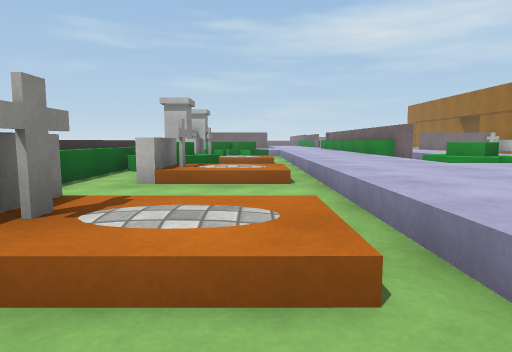
[1] (above)

24 first-person views from a walk through a 3-D level made in the Unity game engine. The camera is 0.72 m above the floor, tilts 6° down and sees 75° across. The floor is counted in squares, 1 m on a side. Each view is taken from the middle of a square. On the plan, view 1 faces up. The plan holds only what a view shows up to about 10 squares ahead; the rest is blank. The place goes on beyond the plan. The player is left out. Surface patterns are stand-ins for the level's own textures.

[2]
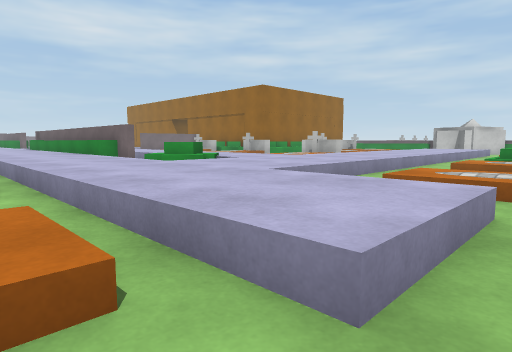

[3]
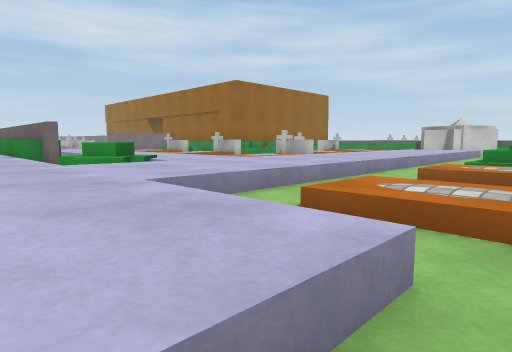

[4]
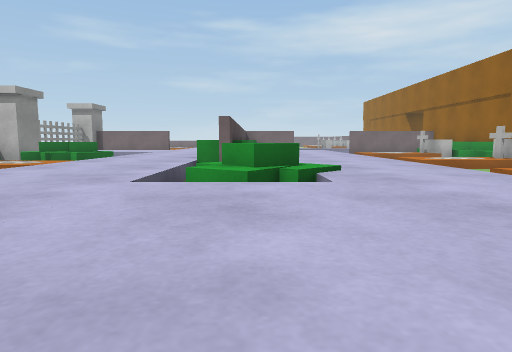

[5]
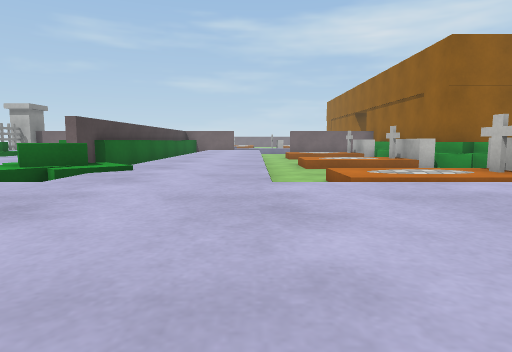

[6]
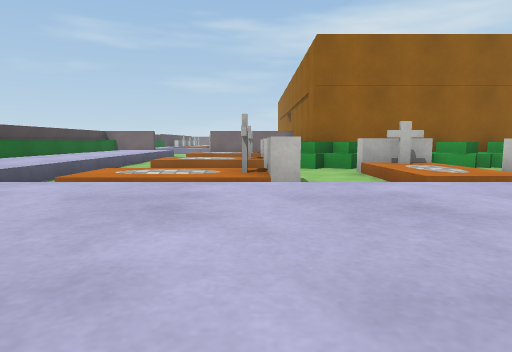

[7]
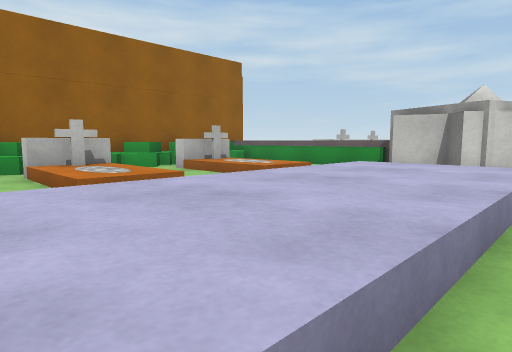

[8]
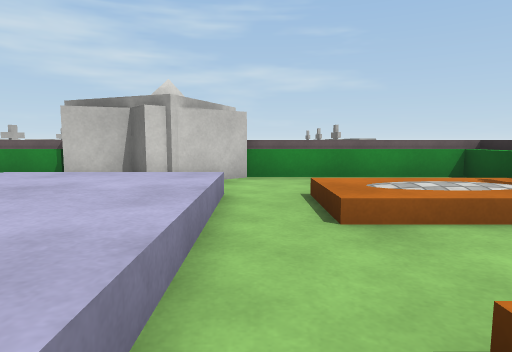

[9]
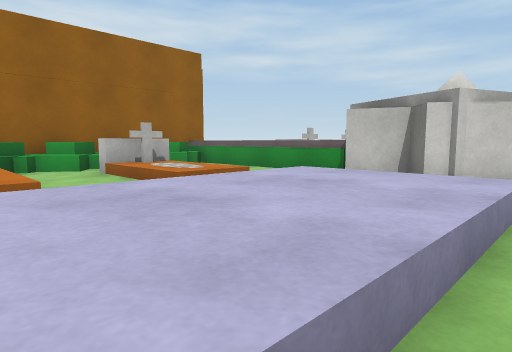

[10]
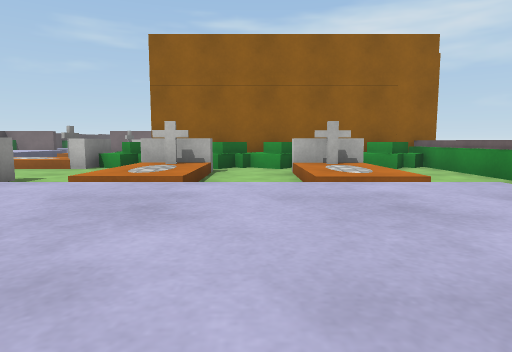

[11]
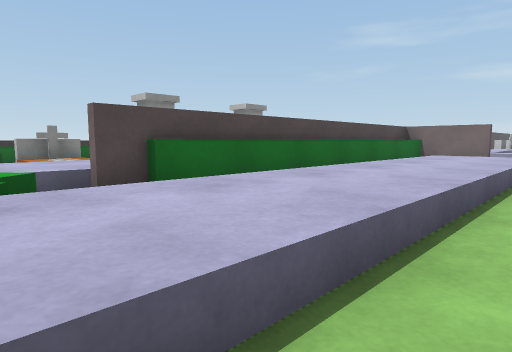

[12]
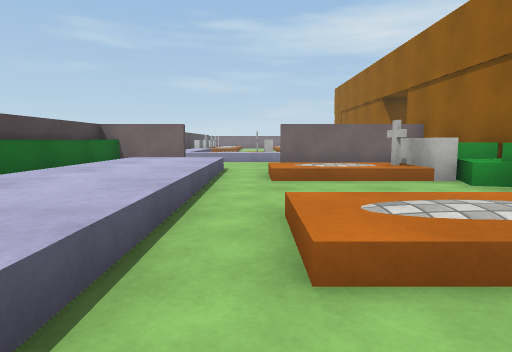

[13]
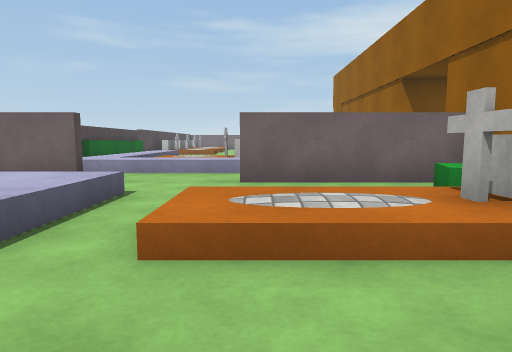

[14]
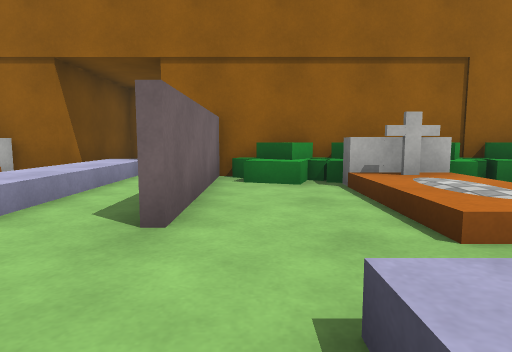

[15]
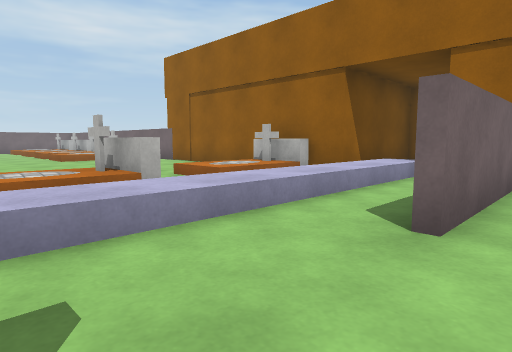

[16]
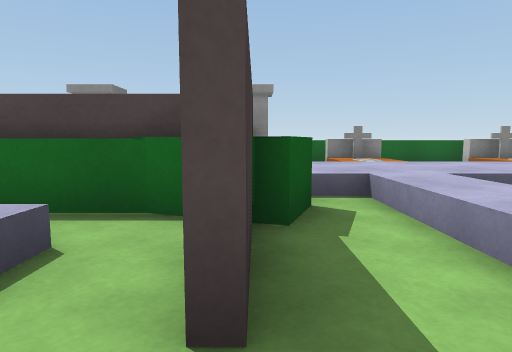

[17]
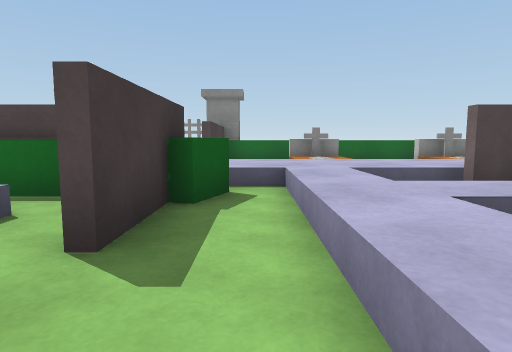

[18]
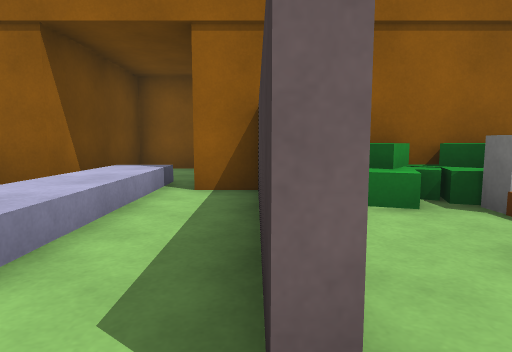

[19]
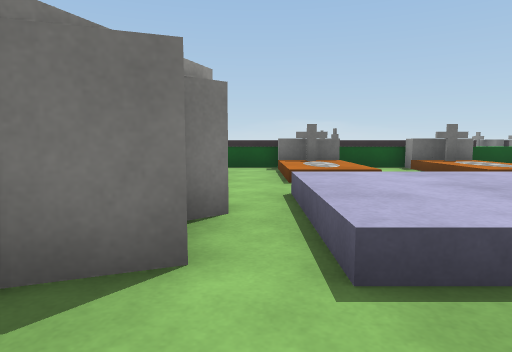

[20]
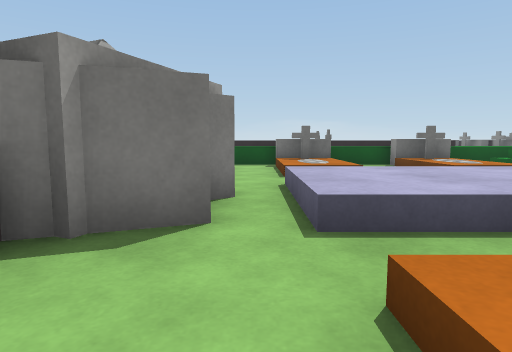

[21]
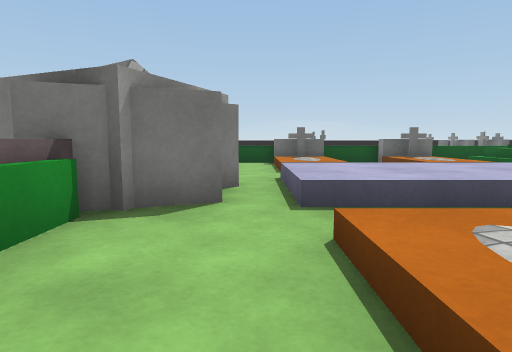

[22]
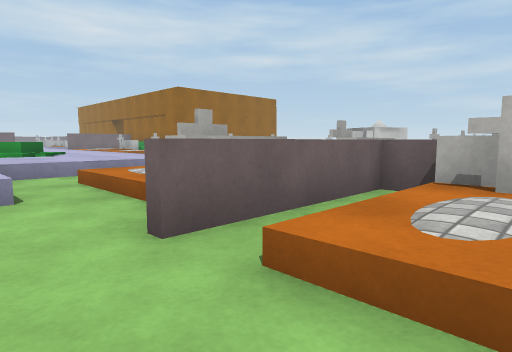

[23]
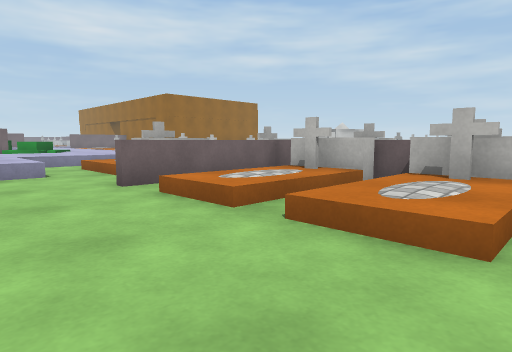

[24]
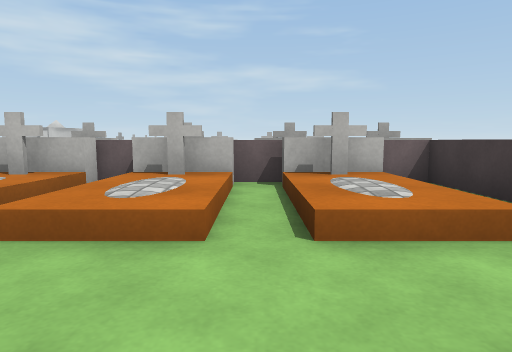

### Floor plan
Key: @ floor where view 1 was taken; # wall or solid block; . floor; = window, fence, low wall or low ledge; ^ raised ledge; T tombstone; R rock; B green block; U building; O other object.
Columns run from 4 left of view 1 to 24 right of it. Each row starts with its distance up from view 1.
 24   TTT^^^^ ^TTTTTTTT
 23   TTTT^^^ ^       UUUUU
 22   TTT^^^^^^^^^^^^^^^..U
 21      ^^^..........UUUU
 20    ##^  #B#...####U
 19         BB.......OO
 18         ^#^^^....OO
 17         ^^^^^.TTTOO
 16         ^^^^^.TTTOO
 15     O   ^^^^^....OO
 14     O   ^^^^^..  OO O  O
 13    OO^^^^^^^^.TTTOOOOOOOOOO
 12      ^^^^^^^^.TTTOOOOOOOOOO
 11   TTTT^^^^^^^......TT.TT .^
 10 ^^TTTT^^^=^^^.  ...TT.TT..^
  9 ^O   ^^^^O^^^.TTT..TT.TT..^TT
  8 ^OOO ^^^OOO^^.TTT  TT TT..^
  7 ^.TTTT^^OOO^^         ....^
  6 ^.TTTT^^^^^^^^^^^^^^^^^^.RRR
  5  ....^^^^^^^^^^^^^^^^^^^.RR
  4  ....^^^^^^^^^^^^^^^^^^^.RR
  3   TTT^^^..................R
  2   TTTT^^.TT  TT^^  TT.TT..^
  1    ..^^^.TT  TT^ ^ TT.TT..^OO
  0     @....TT  T  ^^ TT.TT..^#
 -1        ..TT TTT  ^TTT^TT^^^
 -2        ..##^^     ^ OOO^^^#
 -3       ...TTT# T
 -4       ...TTT##T
 -5       ...TTT# O
 -6       ...TTT# O
 -7       ......##T
 -8        ..TTT# T
 -9         .TTT#
-10           ####T
-11              #

Where each view was taken, in squares from view 1:
view 1: 0 up, 0 right, facing up
view 2: 0 up, 0 right, facing up-right
view 3: 0 up, 2 right, facing up-right
view 4: 3 up, 5 right, facing up
view 5: 3 up, 8 right, facing up
view 6: 3 up, 12 right, facing up
view 7: 3 up, 13 right, facing up-right
view 8: 3 up, 15 right, facing right
view 9: 3 up, 15 right, facing up-right
view 10: 3 up, 17 right, facing up
view 11: 8 up, 9 right, facing up-left
view 12: 10 up, 9 right, facing up
view 13: 14 up, 10 right, facing up
view 14: 19 up, 7 right, facing right
view 15: 19 up, 7 right, facing up-right
view 16: 20 up, 8 right, facing left
view 17: 21 up, 9 right, facing left
view 18: 20 up, 9 right, facing right
view 19: 8 up, 20 right, facing down
view 20: 9 up, 20 right, facing down
view 21: 10 up, 20 right, facing down
view 22: 4 down, 3 right, facing up-right
view 23: 7 down, 2 right, facing up-right
view 24: 7 down, 2 right, facing right
